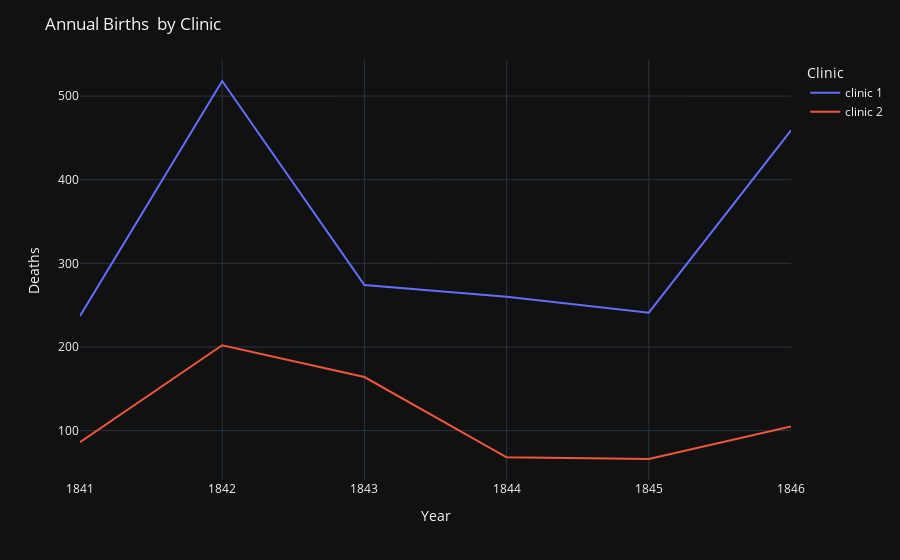

Write notebook code for a chart like this one.
### Code cell
chart = px.line( df,
                 x= "Year",
                 y= "Deaths" ,
                 color="Clinic", )
chart.update_layout(
    title = "Annual Deaths  by Clinic", )
chart.show()

### Figure 1 — Plotly figure (JSON) as saved in the notebook; plotly's stock layout.template omitted (floating-point values rounded to 4 significant figures)
{"data": [{"hovertemplate": "Clinic=clinic 1<br>Year=%{x}<br>Deaths=%{y}<extra></extra>", "legendgroup": "clinic 1", "line": {"color": "#636efa", "dash": "solid"}, "marker": {"symbol": "circle"}, "mode": "lines", "name": "clinic 1", "orientation": "v", "showlegend": true, "x": [1841, 1842, 1843, 1844, 1845, 1846], "xaxis": "x", "y": [237, 518, 274, 260, 241, 459], "yaxis": "y", "type": "scatter"}, {"hovertemplate": "Clinic=clinic 2<br>Year=%{x}<br>Deaths=%{y}<extra></extra>", "legendgroup": "clinic 2", "line": {"color": "#EF553B", "dash": "solid"}, "marker": {"symbol": "circle"}, "mode": "lines", "name": "clinic 2", "orientation": "v", "showlegend": true, "x": [1841, 1842, 1843, 1844, 1845, 1846], "xaxis": "x", "y": [86, 202, 164, 68, 66, 105], "yaxis": "y", "type": "scatter"}], "layout": {"xaxis": {"anchor": "y", "domain": [0.0, 1.0], "title": {"text": "Year"}}, "yaxis": {"anchor": "x", "domain": [0.0, 1.0], "title": {"text": "Deaths"}}, "legend": {"title": {"text": "Clinic"}, "tracegroupgap": 0}, "margin": {"t": 60}, "title": {"text": "Annual Births  by Clinic"}}}
